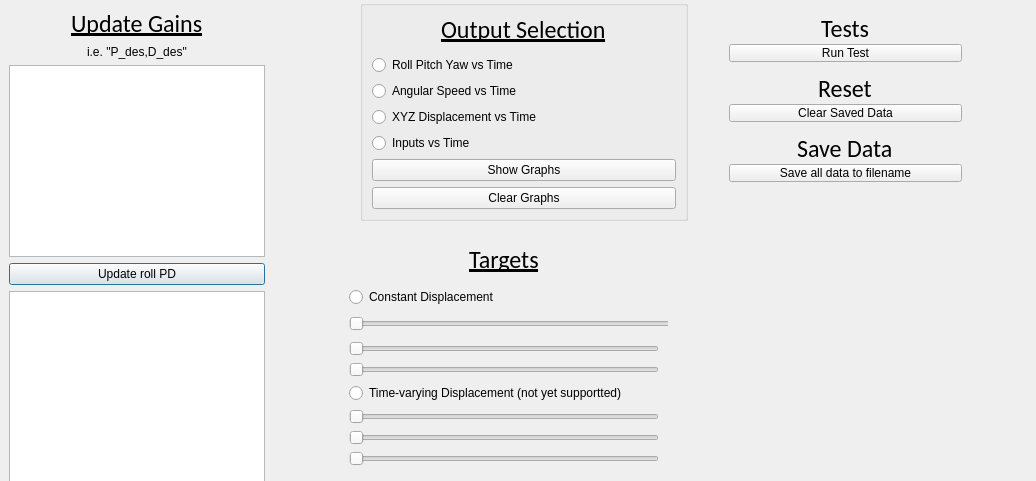
<?xml version="1.0" encoding="UTF-8"?>
<ui version="4.0">
 <class>Dialog</class>
 <widget class="QDialog" name="Dialog">
  <property name="geometry">
   <rect>
    <x>0</x>
    <y>0</y>
    <width>1036</width>
    <height>481</height>
   </rect>
  </property>
  <property name="sizePolicy">
   <sizepolicy hsizetype="Fixed" vsizetype="Fixed">
    <horstretch>0</horstretch>
    <verstretch>0</verstretch>
   </sizepolicy>
  </property>
  <property name="maximumSize">
   <size>
    <width>1036</width>
    <height>481</height>
   </size>
  </property>
  <property name="windowTitle">
   <string>attitudeControlWindow</string>
  </property>
  <widget class="QFrame" name="updateGainsTab">
   <property name="geometry">
    <rect>
     <x>0</x>
     <y>0</y>
     <width>321</width>
     <height>241</height>
    </rect>
   </property>
   <property name="sizePolicy">
    <sizepolicy hsizetype="Fixed" vsizetype="Fixed">
     <horstretch>0</horstretch>
     <verstretch>0</verstretch>
    </sizepolicy>
   </property>
   <layout class="QVBoxLayout" name="verticalLayout">
    <property name="sizeConstraint">
     <enum>QLayout::SetFixedSize</enum>
    </property>
    <item alignment="Qt::AlignHCenter">
     <widget class="QLabel" name="label">
      <property name="font">
       <font>
        <family>Calibri</family>
        <pointsize>18</pointsize>
        <weight>50</weight>
        <bold>false</bold>
        <underline>true</underline>
       </font>
      </property>
      <property name="text">
       <string>Update Gains</string>
      </property>
     </widget>
    </item>
    <item alignment="Qt::AlignHCenter">
     <widget class="QLabel" name="label_2">
      <property name="text">
       <string>i.e. &quot;P_des,D_des&quot;</string>
      </property>
     </widget>
    </item>
    <item>
     <widget class="QTextEdit" name="updateRollPD_txt">
      <property name="sizePolicy">
       <sizepolicy hsizetype="Expanding" vsizetype="Fixed">
        <horstretch>0</horstretch>
        <verstretch>0</verstretch>
       </sizepolicy>
      </property>
     </widget>
    </item>
    <item>
     <widget class="QPushButton" name="updateRollPD_pb">
      <property name="text">
       <string>Update roll PD</string>
      </property>
     </widget>
    </item>
    <item>
     <widget class="QTextEdit" name="updatePitchPD_txt">
      <property name="sizePolicy">
       <sizepolicy hsizetype="Fixed" vsizetype="Fixed">
        <horstretch>0</horstretch>
        <verstretch>0</verstretch>
       </sizepolicy>
      </property>
     </widget>
    </item>
    <item>
     <widget class="QPushButton" name="updatePitchPD_pb">
      <property name="text">
       <string>Update pitch PD</string>
      </property>
     </widget>
    </item>
    <item>
     <widget class="QTextEdit" name="updateYawPD_txt">
      <property name="sizePolicy">
       <sizepolicy hsizetype="Expanding" vsizetype="Fixed">
        <horstretch>0</horstretch>
        <verstretch>0</verstretch>
       </sizepolicy>
      </property>
     </widget>
    </item>
    <item>
     <widget class="QPushButton" name="updateYawPD_pb">
      <property name="text">
       <string>Update yaw PD</string>
      </property>
     </widget>
    </item>
   </layout>
  </widget>
  <widget class="QFrame" name="verticalFrame_2">
   <property name="geometry">
    <rect>
     <x>720</x>
     <y>10</y>
     <width>251</width>
     <height>61</height>
    </rect>
   </property>
   <property name="sizePolicy">
    <sizepolicy hsizetype="Fixed" vsizetype="Fixed">
     <horstretch>0</horstretch>
     <verstretch>0</verstretch>
    </sizepolicy>
   </property>
   <layout class="QVBoxLayout" name="verticalLayout_2">
    <item alignment="Qt::AlignHCenter">
     <widget class="QLabel" name="label_3">
      <property name="font">
       <font>
        <family>Calibri</family>
        <pointsize>18</pointsize>
        <weight>50</weight>
        <bold>false</bold>
        <underline>true</underline>
       </font>
      </property>
      <property name="text">
       <string>Tests</string>
      </property>
     </widget>
    </item>
    <item>
     <widget class="QPushButton" name="pushButton_4">
      <property name="text">
       <string>Run Test</string>
      </property>
     </widget>
    </item>
   </layout>
  </widget>
  <widget class="QFrame" name="verticalFrame_3">
   <property name="geometry">
    <rect>
     <x>720</x>
     <y>70</y>
     <width>251</width>
     <height>61</height>
    </rect>
   </property>
   <property name="sizePolicy">
    <sizepolicy hsizetype="Fixed" vsizetype="Fixed">
     <horstretch>0</horstretch>
     <verstretch>0</verstretch>
    </sizepolicy>
   </property>
   <layout class="QVBoxLayout" name="verticalLayout_3">
    <item alignment="Qt::AlignHCenter">
     <widget class="QLabel" name="label_4">
      <property name="font">
       <font>
        <family>Calibri</family>
        <pointsize>18</pointsize>
        <weight>50</weight>
        <bold>false</bold>
        <underline>true</underline>
       </font>
      </property>
      <property name="text">
       <string>Reset</string>
      </property>
     </widget>
    </item>
    <item>
     <widget class="QPushButton" name="pushButton_6">
      <property name="text">
       <string>Clear Saved Data</string>
      </property>
     </widget>
    </item>
   </layout>
  </widget>
  <widget class="QGroupBox" name="verticalGroupBox_4">
   <property name="geometry">
    <rect>
     <x>360</x>
     <y>0</y>
     <width>328</width>
     <height>221</height>
    </rect>
   </property>
   <property name="sizePolicy">
    <sizepolicy hsizetype="Fixed" vsizetype="Fixed">
     <horstretch>0</horstretch>
     <verstretch>0</verstretch>
    </sizepolicy>
   </property>
   <layout class="QVBoxLayout" name="verticalLayout_4">
    <item alignment="Qt::AlignHCenter|Qt::AlignTop">
     <widget class="QLabel" name="label_5">
      <property name="font">
       <font>
        <family>Calibri</family>
        <pointsize>18</pointsize>
        <weight>50</weight>
        <bold>false</bold>
        <underline>true</underline>
       </font>
      </property>
      <property name="text">
       <string>Output Selection</string>
      </property>
     </widget>
    </item>
    <item>
     <widget class="QRadioButton" name="radioButton_4">
      <property name="text">
       <string>Roll Pitch Yaw vs Time</string>
      </property>
     </widget>
    </item>
    <item>
     <widget class="QRadioButton" name="radioButton">
      <property name="text">
       <string>Angular Speed vs Time</string>
      </property>
     </widget>
    </item>
    <item>
     <widget class="QRadioButton" name="radioButton_3">
      <property name="text">
       <string>XYZ Displacement vs Time</string>
      </property>
     </widget>
    </item>
    <item>
     <widget class="QRadioButton" name="radioButton_2">
      <property name="text">
       <string>Inputs vs Time</string>
      </property>
     </widget>
    </item>
    <item>
     <widget class="QPushButton" name="pushButton_9">
      <property name="text">
       <string>Show Graphs</string>
      </property>
     </widget>
    </item>
    <item>
     <widget class="QPushButton" name="pushButton_5">
      <property name="text">
       <string>Clear Graphs</string>
      </property>
     </widget>
    </item>
   </layout>
  </widget>
  <widget class="QFrame" name="verticalFrame_5">
   <property name="geometry">
    <rect>
     <x>720</x>
     <y>130</y>
     <width>251</width>
     <height>61</height>
    </rect>
   </property>
   <property name="sizePolicy">
    <sizepolicy hsizetype="Fixed" vsizetype="Fixed">
     <horstretch>0</horstretch>
     <verstretch>0</verstretch>
    </sizepolicy>
   </property>
   <layout class="QVBoxLayout" name="verticalLayout_5">
    <item alignment="Qt::AlignHCenter">
     <widget class="QLabel" name="label_6">
      <property name="font">
       <font>
        <family>Calibri</family>
        <pointsize>18</pointsize>
        <weight>50</weight>
        <bold>false</bold>
        <underline>true</underline>
       </font>
      </property>
      <property name="text">
       <string>Save Data</string>
      </property>
     </widget>
    </item>
    <item>
     <widget class="QPushButton" name="pushButton_7">
      <property name="text">
       <string>Save all data to filename</string>
      </property>
     </widget>
    </item>
   </layout>
  </widget>
  <widget class="QFrame" name="verticalFrame_6">
   <property name="geometry">
    <rect>
     <x>340</x>
     <y>230</y>
     <width>328</width>
     <height>245</height>
    </rect>
   </property>
   <property name="sizePolicy">
    <sizepolicy hsizetype="Fixed" vsizetype="Fixed">
     <horstretch>0</horstretch>
     <verstretch>0</verstretch>
    </sizepolicy>
   </property>
   <layout class="QVBoxLayout" name="verticalLayout_6">
    <item alignment="Qt::AlignHCenter">
     <widget class="QLabel" name="label_7">
      <property name="font">
       <font>
        <family>Calibri</family>
        <pointsize>18</pointsize>
        <weight>50</weight>
        <bold>false</bold>
        <underline>true</underline>
       </font>
      </property>
      <property name="text">
       <string>Targets</string>
      </property>
     </widget>
    </item>
    <item>
     <widget class="QRadioButton" name="radioButton_6">
      <property name="text">
       <string>Constant Displacement</string>
      </property>
     </widget>
    </item>
    <item>
     <widget class="QSlider" name="horizontalSlider">
      <property name="minimumSize">
       <size>
        <width>326</width>
        <height>22</height>
       </size>
      </property>
      <property name="orientation">
       <enum>Qt::Horizontal</enum>
      </property>
     </widget>
    </item>
    <item>
     <widget class="QSlider" name="horizontalSlider_2">
      <property name="orientation">
       <enum>Qt::Horizontal</enum>
      </property>
     </widget>
    </item>
    <item>
     <widget class="QSlider" name="horizontalSlider_3">
      <property name="orientation">
       <enum>Qt::Horizontal</enum>
      </property>
     </widget>
    </item>
    <item>
     <widget class="QRadioButton" name="radioButton_7">
      <property name="text">
       <string>Time-varying Displacement (not yet supportted)</string>
      </property>
     </widget>
    </item>
    <item>
     <widget class="QSlider" name="horizontalSlider_4">
      <property name="orientation">
       <enum>Qt::Horizontal</enum>
      </property>
     </widget>
    </item>
    <item>
     <widget class="QSlider" name="horizontalSlider_5">
      <property name="orientation">
       <enum>Qt::Horizontal</enum>
      </property>
     </widget>
    </item>
    <item>
     <widget class="QSlider" name="horizontalSlider_6">
      <property name="orientation">
       <enum>Qt::Horizontal</enum>
      </property>
     </widget>
    </item>
   </layout>
  </widget>
 </widget>
 <resources/>
 <connections/>
</ui>
